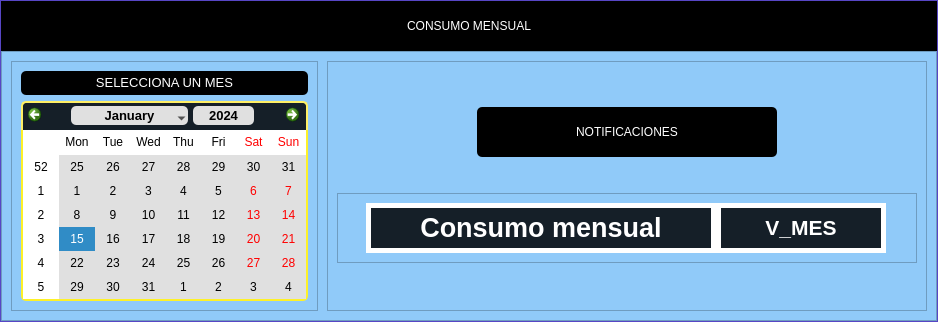
            <widget class="QWidget" name="page_tres">
             <property name="sizePolicy">
              <sizepolicy hsizetype="Preferred" vsizetype="Preferred">
               <horstretch>0</horstretch>
               <verstretch>0</verstretch>
              </sizepolicy>
             </property>
             <layout class="QVBoxLayout" name="verticalLayout_9">
              <property name="leftMargin">
               <number>0</number>
              </property>
              <property name="topMargin">
               <number>0</number>
              </property>
              <property name="rightMargin">
               <number>0</number>
              </property>
              <property name="bottomMargin">
               <number>0</number>
              </property>
              <item>
               <widget class="QFrame" name="frame_4">
                <property name="sizePolicy">
                 <sizepolicy hsizetype="Minimum" vsizetype="Preferred">
                  <horstretch>0</horstretch>
                  <verstretch>0</verstretch>
                 </sizepolicy>
                </property>
                <property name="styleSheet">
                 <string notr="true">background-color: rgb(113, 91, 255);</string>
                </property>
                <property name="frameShape">
                 <enum>QFrame::StyledPanel</enum>
                </property>
                <property name="frameShadow">
                 <enum>QFrame::Raised</enum>
                </property>
                <layout class="QVBoxLayout" name="verticalLayout_7">
                 <property name="spacing">
                  <number>0</number>
                 </property>
                 <property name="leftMargin">
                  <number>0</number>
                 </property>
                 <property name="topMargin">
                  <number>0</number>
                 </property>
                 <property name="rightMargin">
                  <number>0</number>
                 </property>
                 <property name="bottomMargin">
                  <number>0</number>
                 </property>
                 <item>
                  <widget class="QLabel" name="label_35">
                   <property name="sizePolicy">
                    <sizepolicy hsizetype="Minimum" vsizetype="Fixed">
                     <horstretch>0</horstretch>
                     <verstretch>0</verstretch>
                    </sizepolicy>
                   </property>
                   <property name="minimumSize">
                    <size>
                     <width>0</width>
                     <height>50</height>
                    </size>
                   </property>
                   <property name="maximumSize">
                    <size>
                     <width>16777215</width>
                     <height>50</height>
                    </size>
                   </property>
                   <property name="styleSheet">
                    <string notr="true">font: 22000 26pt &quot;Ubuntu Mono&quot;;
background-color: rgb(0, 0, 0);
color: white;</string>
                   </property>
                   <property name="text">
                    <string>CONSUMO MENSUAL</string>
                   </property>
                   <property name="alignment">
                    <set>Qt::AlignCenter</set>
                   </property>
                  </widget>
                 </item>
                 <item>
                  <widget class="QFrame" name="frame_canvas3">
                   <property name="sizePolicy">
                    <sizepolicy hsizetype="Minimum" vsizetype="Minimum">
                     <horstretch>0</horstretch>
                     <verstretch>0</verstretch>
                    </sizepolicy>
                   </property>
                   <property name="minimumSize">
                    <size>
                     <width>0</width>
                     <height>0</height>
                    </size>
                   </property>
                   <property name="maximumSize">
                    <size>
                     <width>16777215</width>
                     <height>16777215</height>
                    </size>
                   </property>
                   <property name="styleSheet">
                    <string notr="true">background-color: #FFEF65;</string>
                   </property>
                   <property name="frameShape">
                    <enum>QFrame::StyledPanel</enum>
                   </property>
                   <property name="frameShadow">
                    <enum>QFrame::Raised</enum>
                   </property>
                  </widget>
                 </item>
                 <item>
                  <widget class="QFrame" name="frame_20">
                   <property name="sizePolicy">
                    <sizepolicy hsizetype="Minimum" vsizetype="Minimum">
                     <horstretch>0</horstretch>
                     <verstretch>0</verstretch>
                    </sizepolicy>
                   </property>
                   <property name="minimumSize">
                    <size>
                     <width>0</width>
                     <height>270</height>
                    </size>
                   </property>
                   <property name="maximumSize">
                    <size>
                     <width>16777215</width>
                     <height>270</height>
                    </size>
                   </property>
                   <property name="styleSheet">
                    <string notr="true">background-color: #90CAF9;</string>
                   </property>
                   <property name="frameShape">
                    <enum>QFrame::StyledPanel</enum>
                   </property>
                   <property name="frameShadow">
                    <enum>QFrame::Raised</enum>
                   </property>
                   <layout class="QHBoxLayout" name="horizontalLayout_12" stretch="1,1">
                    <property name="spacing">
                     <number>9</number>
                    </property>
                    <property name="leftMargin">
                     <number>9</number>
                    </property>
                    <property name="topMargin">
                     <number>9</number>
                    </property>
                    <property name="rightMargin">
                     <number>9</number>
                    </property>
                    <property name="bottomMargin">
                     <number>9</number>
                    </property>
                    <item alignment="Qt::AlignHCenter">
                     <widget class="QFrame" name="frame_24">
                      <property name="sizePolicy">
                       <sizepolicy hsizetype="Minimum" vsizetype="Minimum">
                        <horstretch>0</horstretch>
                        <verstretch>0</verstretch>
                       </sizepolicy>
                      </property>
                      <property name="styleSheet">
                       <string notr="true">background-color: #90CAF9;</string>
                      </property>
                      <property name="frameShape">
                       <enum>QFrame::StyledPanel</enum>
                      </property>
                      <property name="frameShadow">
                       <enum>QFrame::Raised</enum>
                      </property>
                      <layout class="QVBoxLayout" name="verticalLayout_25">
                       <property name="spacing">
                        <number>6</number>
                       </property>
                       <item>
                        <widget class="QLabel" name="label_27">
                         <property name="styleSheet">
                          <string notr="true">font: 22000 6pt &quot;Ubuntu Mono&quot;;
background-color: rgb(0, 0, 0);
color: white;
border-radius: 5px; </string>
                         </property>
                         <property name="text">
                          <string>&lt;html&gt;&lt;head/&gt;&lt;body&gt;&lt;p align=&quot;center&quot;&gt;&lt;span style=&quot; font-size:10pt;&quot;&gt;SELECCIONA UN MES&lt;/span&gt;&lt;/p&gt;&lt;/body&gt;&lt;/html&gt;</string>
                         </property>
                        </widget>
                       </item>
                       <item>
                        <widget class="QCalendarWidget" name="calendariomensual">
                         <property name="sizePolicy">
                          <sizepolicy hsizetype="Minimum" vsizetype="Minimum">
                           <horstretch>0</horstretch>
                           <verstretch>0</verstretch>
                          </sizepolicy>
                         </property>
                         <property name="maximumSize">
                          <size>
                           <width>320</width>
                           <height>200</height>
                          </size>
                         </property>
                         <property name="styleSheet">
                          <string notr="true">QCalendarWidget QWidget {
	 alternate-background-color: #ffffff;
}

/* style for top navigation area ###############################################*/ 

#qt_calendar_navigationbar {
    background-color: #151f28;
	border: 2px solid  #ffef65;
	border-bottom: 0px;
	border-top-left-radius: 5px;
	border-top-right-radius: 5px;
}

/* style for month change buttons ############################################ */




/* Style for month and yeat buttons #################################### */

#qt_calendar_yearbutton {
    color: #000000;
	margin:5px;
    border-radius: 5px;
	background-color: #e0e0e0;
	font-size: 13px;
	padding:0px 10px;
}

 #qt_calendar_monthbutton {
	width: 110px;
    color: #000000;
	font-size: 13px;
	margin:5px 0px;
    border-radius: 5px;
	background-color: #e0e0e0;
	padding:0px 2px;
}

#qt_calendar_yearbutton:hover, 
#qt_calendar_monthbutton:hover {
    background-color: #55aaff;
}

#qt_calendar_yearbutton:pressed, 
#qt_calendar_monthbutton:pressed {
    background-color: rgba(235, 235, 235, 100);
}

/* Style for year input lineEdit ######################################*/

#qt_calendar_yearedit {
    min-width: 53px;
    color: #fef128;
    background: transparent;
	font-size: 13px;
}
#qt_calendar_prevmonth, 
#qt_calendar_nextmonth {
	/* border delete */
    border: none;  
  
	/* set background transparent */
    background-color: transparent; 
	padding: 5px;
}
/* Style for year change buttons ######################################*/

#qt_calendar_yearedit::up-button { 
	image: url(:/icon/arrow-151-48.ico);
    subcontrol-position: right;
}

#qt_calendar_yearedit::down-button { 
	image: url(:/icon/arrow-213-48.ico);
    subcontrol-position: left; 
}

#qt_calendar_yearedit::down-button, 
#qt_calendar_yearedit::up-button {
	width:10px;
	padding: 0px 5px;
	border-radius:3px;
}

#qt_calendar_yearedit::down-button:hover, 
#qt_calendar_yearedit::up-button:hover {
	background-color: #fef128;
}

/* Style for month select menu ##################################### */

#calendarWidget QToolButton QMenu {
     background-color: white;

}
#calendarWidget QToolButton QMenu::item {
	/*padding: 10px;*/
}
 #calendarWidget QToolButton QMenu::item:selected:enabled {
    background-color: #55aaff;
}

#calendarWidget QToolButton::menu-indicator {
	/* Remove toolButton arrow */
      /*image: none; */
	nosubcontrol-origin: margin;
	subcontrol-position: right center;
	margin-top: 10px;
	width:20px;
}

/* Style for calendar table ########################################## */
#qt_calendar_calendarview {
	/* Remove the selected dashed box */
    outline: 0px;
	color: #000000;
	border: 2px solid  #fef128;
	background-color: #e0e0e0;
	border-top: 0px;
	border-bottom-left-radius: 5px;
	border-bottom-right-radius: 5px;
	
	font: 733335 8pt &quot;Ubuntu Mono&quot;;
}

#qt_calendar_calendarview::item:hover {
   border-radius:5px;
	background-color:#aaffff;
}

#qt_calendar_calendarview::item:selected {
    background-color: #55aa7f; 
	border-radius:5px;
}</string>
                         </property>
                        </widget>
                       </item>
                      </layout>
                     </widget>
                    </item>
                    <item alignment="Qt::AlignHCenter">
                     <widget class="QFrame" name="frame_25">
                      <property name="sizePolicy">
                       <sizepolicy hsizetype="Minimum" vsizetype="Minimum">
                        <horstretch>0</horstretch>
                        <verstretch>0</verstretch>
                       </sizepolicy>
                      </property>
                      <property name="minimumSize">
                       <size>
                        <width>600</width>
                        <height>0</height>
                       </size>
                      </property>
                      <property name="maximumSize">
                       <size>
                        <width>600</width>
                        <height>16777215</height>
                       </size>
                      </property>
                      <property name="styleSheet">
                       <string notr="true">background-color: #90CAF9;
</string>
                      </property>
                      <property name="frameShape">
                       <enum>QFrame::StyledPanel</enum>
                      </property>
                      <property name="frameShadow">
                       <enum>QFrame::Raised</enum>
                      </property>
                      <layout class="QVBoxLayout" name="verticalLayout_26">
                       <property name="spacing">
                        <number>0</number>
                       </property>
                       <item alignment="Qt::AlignHCenter">
                        <widget class="QLabel" name="label_30">
                         <property name="minimumSize">
                          <size>
                           <width>300</width>
                           <height>50</height>
                          </size>
                         </property>
                         <property name="maximumSize">
                          <size>
                           <width>300</width>
                           <height>50</height>
                          </size>
                         </property>
                         <property name="styleSheet">
                          <string notr="true">font: 22000 26pt &quot;Ubuntu Mono&quot;;
background-color: rgb(0, 0, 0);
color: white;
border-radius: 5px; </string>
                         </property>
                         <property name="text">
                          <string>&lt;html&gt;&lt;head/&gt;&lt;body&gt;&lt;p align=&quot;center&quot;&gt;NOTIFICACIONES&lt;/p&gt;&lt;/body&gt;&lt;/html&gt;</string>
                         </property>
                        </widget>
                       </item>
                       <item alignment="Qt::AlignHCenter">
                        <widget class="QFrame" name="frame_pico_dia_3">
                         <property name="sizePolicy">
                          <sizepolicy hsizetype="Minimum" vsizetype="Minimum">
                           <horstretch>0</horstretch>
                           <verstretch>0</verstretch>
                          </sizepolicy>
                         </property>
                         <property name="minimumSize">
                          <size>
                           <width>580</width>
                           <height>70</height>
                          </size>
                         </property>
                         <property name="maximumSize">
                          <size>
                           <width>580</width>
                           <height>70</height>
                          </size>
                         </property>
                         <property name="styleSheet">
                          <string notr="true">background-color: #90CAF9;</string>
                         </property>
                         <property name="frameShape">
                          <enum>QFrame::StyledPanel</enum>
                         </property>
                         <property name="frameShadow">
                          <enum>QFrame::Raised</enum>
                         </property>
                         <layout class="QHBoxLayout" name="horizontalLayout_13">
                          <property name="spacing">
                           <number>0</number>
                          </property>
                          <property name="leftMargin">
                           <number>28</number>
                          </property>
                          <property name="topMargin">
                           <number>0</number>
                          </property>
                          <property name="rightMargin">
                           <number>28</number>
                          </property>
                          <property name="bottomMargin">
                           <number>0</number>
                          </property>
                          <item>
                           <widget class="QLabel" name="label_31">
                            <property name="sizePolicy">
                             <sizepolicy hsizetype="Minimum" vsizetype="Minimum">
                              <horstretch>0</horstretch>
                              <verstretch>0</verstretch>
                             </sizepolicy>
                            </property>
                            <property name="minimumSize">
                             <size>
                              <width>350</width>
                              <height>50</height>
                             </size>
                            </property>
                            <property name="maximumSize">
                             <size>
                              <width>350</width>
                              <height>50</height>
                             </size>
                            </property>
                            <property name="styleSheet">
                             <string notr="true">font: 22000 26pt &quot;Ubuntu Mono&quot;;
background-color: #151f28;
border: 5px solid black;
border-color: white;
color:white;
</string>
                            </property>
                            <property name="text">
                             <string>&lt;html&gt;&lt;head/&gt;&lt;body&gt;&lt;p align=&quot;center&quot;&gt;&lt;span style=&quot; font-size:20pt; font-weight:600;&quot;&gt;Consumo mensual&lt;/span&gt;&lt;/p&gt;&lt;/body&gt;&lt;/html&gt;</string>
                            </property>
                            <property name="alignment">
                             <set>Qt::AlignCenter</set>
                            </property>
                           </widget>
                          </item>
                          <item>
                           <widget class="QLabel" name="label_32">
                            <property name="sizePolicy">
                             <sizepolicy hsizetype="Minimum" vsizetype="Minimum">
                              <horstretch>0</horstretch>
                              <verstretch>0</verstretch>
                             </sizepolicy>
                            </property>
                            <property name="minimumSize">
                             <size>
                              <width>170</width>
                              <height>50</height>
                             </size>
                            </property>
                            <property name="maximumSize">
                             <size>
                              <width>170</width>
                              <height>50</height>
                             </size>
                            </property>
                            <property name="styleSheet">
                             <string notr="true">font: 22000 26pt &quot;Ubuntu Mono&quot;;
background-color: #151f28;
border: 5px solid black;
border-color: white;
color:white;</string>
                            </property>
                            <property name="text">
                             <string>&lt;html&gt;&lt;head/&gt;&lt;body&gt;&lt;p align=&quot;center&quot;&gt;&lt;span style=&quot; font-size:16pt; font-weight:600;&quot;&gt;V_MES&lt;/span&gt;&lt;/p&gt;&lt;/body&gt;&lt;/html&gt;</string>
                            </property>
                            <property name="alignment">
                             <set>Qt::AlignCenter</set>
                            </property>
                           </widget>
                          </item>
                         </layout>
                        </widget>
                       </item>
                      </layout>
                     </widget>
                    </item>
                   </layout>
                  </widget>
                 </item>
                </layout>
               </widget>
              </item>
             </layout>
            </widget>
